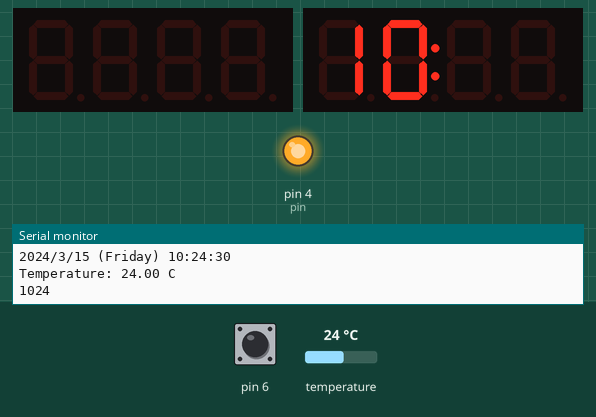
The sketch below on a simulated Arduino Uno, built with avr-gcc and run on an emulated ATmega328P. Parts: 2 × 4-digit seven-segment display, output pins drawn as LEDs (lit = HIGH), the last lines printed to the serial monitor. Inputs (shaded band) come from the test bench; at power-on: pin 6 HIGH, temperature 24 °C. The local clock reads 2024-03-15 10:24:30 at power-on unless the sketch sets it.

Above: at 1.2 s.
1.3 s: pin 6 pulled LOW for 1 s
At 2.75 s:
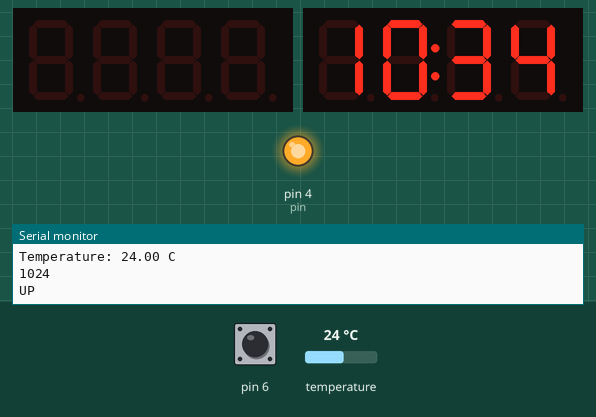
2.9 s: pin 6 pulled LOW for 0.15 s
At 4.0 s:
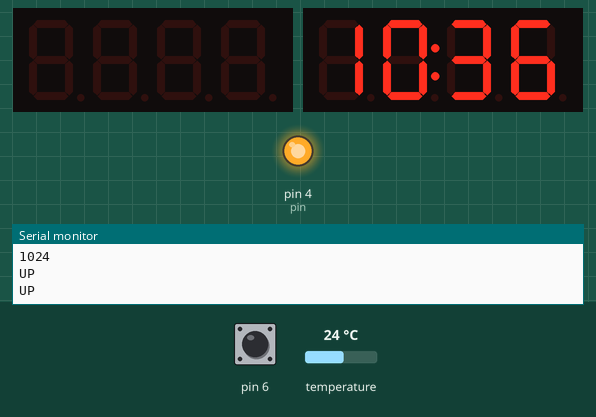
4.5 s: pin 6 pulled LOW for 0.15 s
At 4.55 s:
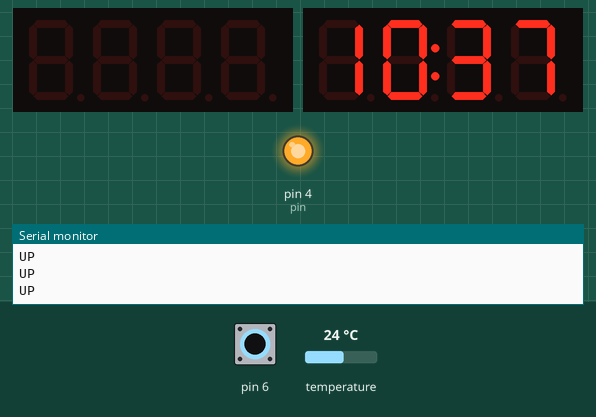
6.1 s: pin 6 pulled LOW for 1 s
At 8.1 s:
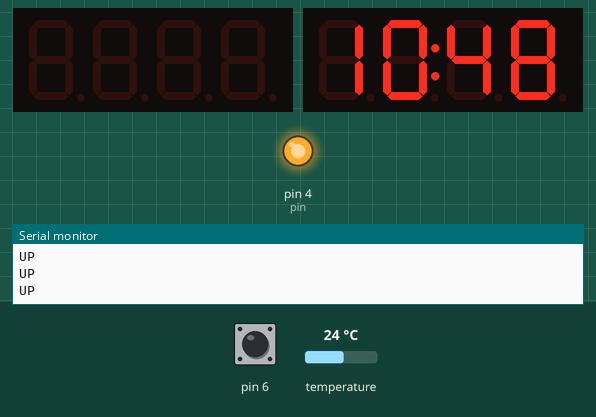
Timing chart, 0 to 9.6 s (numbered marks = the images above; inputs shaded):
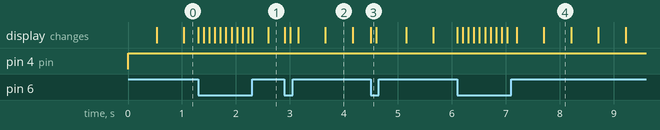

The sketch:

integration.ino
```cpp
#include <TM1637Display.h>
#include <Servo.h>
#include "RTClib.h"


#include <Adafruit_LEDBackpack.h>
#include <Adafruit_GFX.h>

struct PowerCtrl {
  int pin;

  void begin() {
    digitalWrite(pin, LOW);
    pinMode(pin, OUTPUT);
  }
  void on() {
    digitalWrite(pin, HIGH);
  }
  void off() {
    digitalWrite(pin, LOW);
  }
};


struct Button {
  uint8_t pin;
  Button(int pin)
    : pin(pin) {}
  static constexpr int threshold = 16;
  bool pressed = false;
  int accum = threshold;

  void begin() {
    pinMode(pin, INPUT_PULLUP);
  }

  bool poll() {
    int v = digitalRead(pin);
    accum = min(threshold, max(0, accum + v * 2 - 1));
    if (accum == 0) pressed = true;
    if (accum == 1) pressed = false;
    return pressed;
  }
  bool wait(bool state, int timeout_ms) {
    unsigned long walltime = millis() + timeout_ms;
    while (poll() != state && millis() < walltime)
      ;
    return pressed;
  }
};

RTC_DS3231 rtc;
PowerCtrl power{ .pin = 4 };
Button up{ 6 };
Servo myservo;  // create servo object to control a servo

TM1637Display getDisplay() {
  return {
    2, 3
  };
}

void setup() {
  // Enable logging through the serial port.
  Serial.begin(115200);
  Serial.println("Serial ok");

  power.begin();
  Serial.println("Power ok");

  if (!rtc.begin()) {
    Serial.println("Couldn't find RTC");
    while (1) delay(10);
  }
  Serial.println("RTC ok");

  up.begin();

  if (rtc.lostPower()) {
    Serial.println("RTC lost power, let's set the time!");
    // When time needs to be set on a new device, or after a power loss, the
    // following line sets the RTC to the date & time this sketch was compiled
    rtc.adjust(DateTime(F(__DATE__), F(__TIME__)));
    // This line sets the RTC with an explicit date & time, for example to set
    // January 21, 2014 at 3am you would call:
    // rtc.adjust(DateTime(2014, 1, 21, 3, 0, 0));
  }

  printDate();
}

int count = 2;

void loop() {
  setDateTimeWorkflow();
  power.on();
  delay(5);

  auto display = getDisplay();
  display.setBrightness(0x0f);

  if (count) {
    count--;
    myservo.attach(9);
    myservo.write(0);
  }

  for (uint64_t i = 1; i < 32; i++) {
    uint64_t segments = 1UL << i;
    display.setSegments(reinterpret_cast<char*>(&segments));
    delay(100);  // wait for a second.
  }

  myservo.write(180);

  delay(1000);
  power.off();
  delay(2000);  // wait for a second
}


// struct Butons {
//   uint8_t up_pin, down_pin, enter_pin;
//   bool up, down, enter;
//   void get_press() {

//   }
// }

void setDateTimeWorkflow() {
  auto to_char = [](int i) {
    return '0' + (i % 10);
  };
  DateTime now = rtc.now();
  power.on();
  auto display = getDisplay();

  const char text[5] = { to_char(now.hour() / 10), to_char(now.hour()),
                         to_char(now.minute() / 10), to_char(now.minute()), 0 };
  Serial.println(text);
  display.setSegments(text);

  Adafruit_7segment disp = Adafruit_7segment();
  disp.begin(0x71);

  auto showTime = [&](bool minutes) {
    disp.clear();
    disp.writeDigitNum(0, now.hour() / 10);
    disp.writeDigitNum(1, now.hour() % 10);
    disp.writeDigitRaw(2, 0xff);
    if (minutes) {
      disp.writeDigitNum(3, now.minute() / 10);
      disp.writeDigitNum(4, now.minute() % 10);
    }
    disp.writeDisplay();
  };

  while (true) {
    unsigned long time = millis();
    bool on = (time >> 9) & 1;
    showTime(on);

    if (up.wait(true, 100)) {
      Serial.println("UP");
      do {
        now = now + TimeSpan(0, 0, 1, 0);
        showTime(true);
      } while (up.wait(false, 100));
    }
  }
  power.off();
}
void printDate() {
  constexpr char daysOfTheWeek[7][12] = {
    "Sunday", "Monday", "Tuesday", "Wednesday", "Thursday", "Friday", "Saturday"
  };

  DateTime now = rtc.now();

  Serial.print(now.year(), DEC);
  Serial.print('/');
  Serial.print(now.month(), DEC);
  Serial.print('/');
  Serial.print(now.day(), DEC);
  Serial.print(" (");
  Serial.print(daysOfTheWeek[now.dayOfTheWeek()]);
  Serial.print(") ");
  Serial.print(now.hour(), DEC);
  Serial.print(':');
  Serial.print(now.minute(), DEC);
  Serial.print(':');
  Serial.print(now.second(), DEC);
  Serial.println();

  Serial.print("Temperature: ");
  Serial.print(rtc.getTemperature());
  Serial.println(" C");

  Serial.println();
}
```

Measured:
- after the input at 1.3 s, the display: first changes at once (image 1 shows a later state)
- after the input at 2.9 s, the display: first changes at once (image 2 shows a later state)
- after the input at 4.5 s, the display: changes at once (image 3)
- after the input at 6.1 s, the display: first changes at once (image 4 shows a later state)
- what the display in image 2 shows lasts 0.5 s, from 3.7 s to 4.2 s
